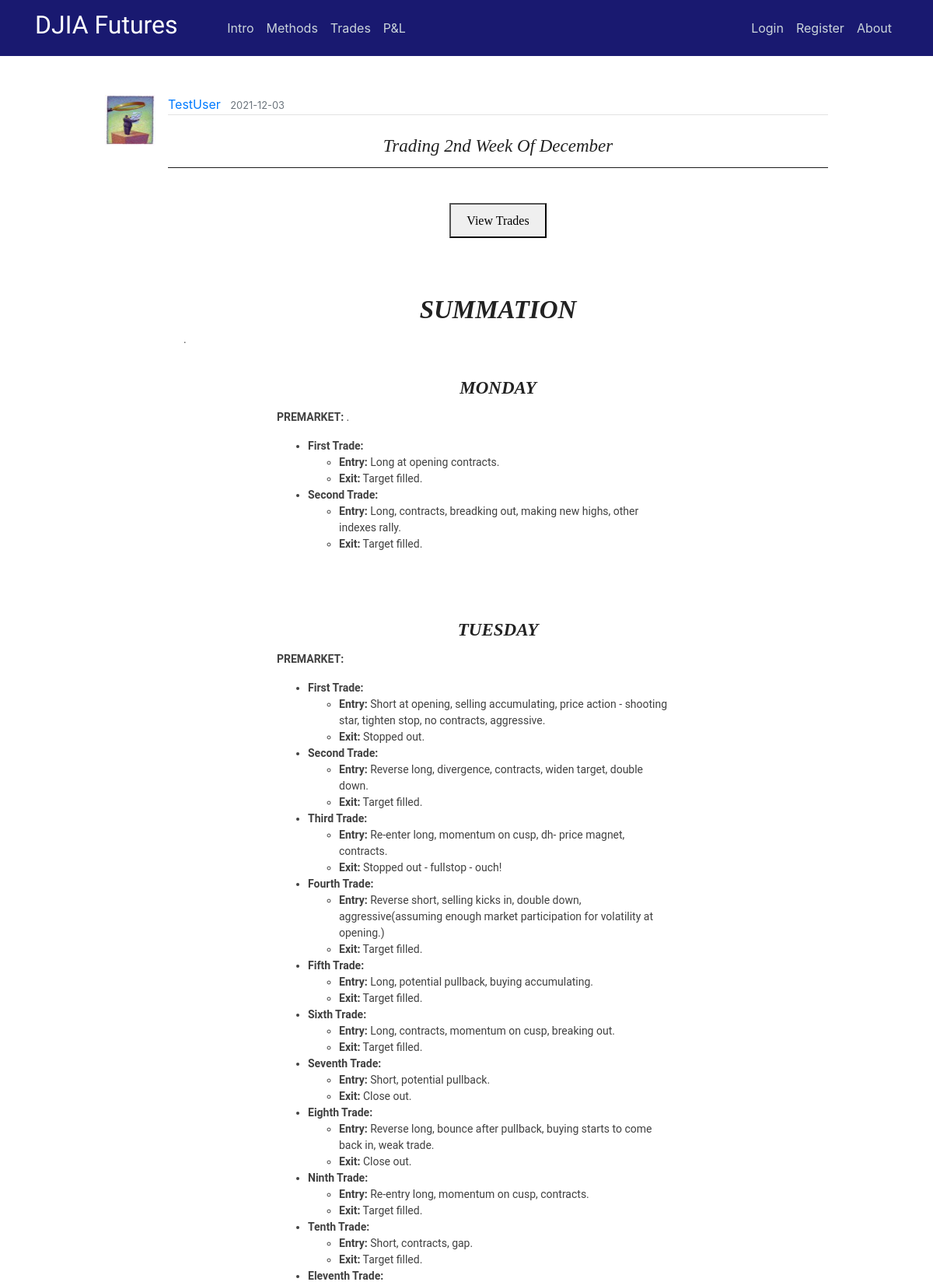
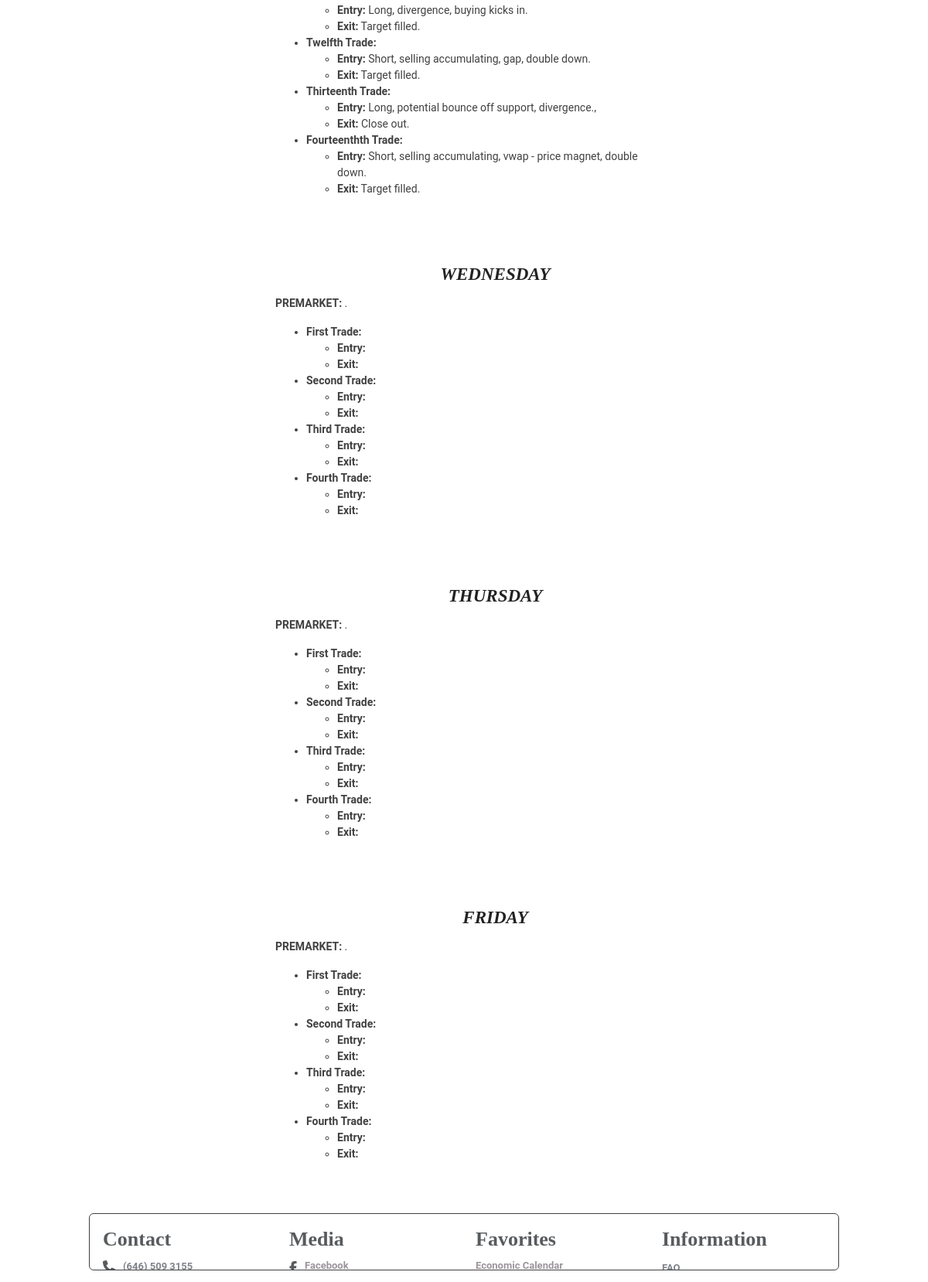
/post/136, run on the app's committed database (2 pictures, top to bottom).
### flaskblog/models.py (models this page shows, shortened)
class User(db.Model, UserMixin):
    id = db.Column(db.Integer, primary_key=True)
    username = db.Column(db.String(20), unique=True, nullable=False)
    email = db.Column(db.String(120), unique=True, nullable=False)
    image_file = db.Column(db.String(20), nullable=False, default='default.jpg')
    password = db.Column(db.String(60), nullable=False)
    posts = db.relationship('Post', backref='author', lazy=True)

class Post(db.Model):
    id = db.Column(db.Integer, primary_key=True)
    title = db.Column(db.String(100), nullable=False)
    date_posted = db.Column(db.DateTime, nullable=False, default=datetime.utcnow)
    content = db.Column(db.Text, nullable=False)
    user_id = db.Column(db.Integer, db.ForeignKey('user.id'), nullable=False)
    teaser_title = db.Column(db.Text, nullable=True)
    teaser_details = db.Column(db.Text, nullable=True)
    teaser_caption = db.Column(db.Text, nullable=True)
    teaser_img = db.Column(db.Text, nullable=True)
    teaser_content = db.Column(db.Text, nullable=True)
    teaser_wkid = db.Column(db.Text, nullable=True)

### flaskblog/posts/routes.py (the view)
@posts.route("/post/<int:post_id>")
def post(post_id):
    post = Post.query.get_or_404(post_id)
    if len(post.teaser_wkid) != 0:
        weekly = post.teaser_wkid
    else:
        weekly = ""
    return render_template('post.html', weekly=weekly, title=post.title, post=post)

### flaskblog/templates/post.html (shortened to what this page needs)
{% extends "layout.html" %}
{% block content %}
  <article class="media content-section" style="border:none;">
    <img class="article-img" src="{{ url_for('static', filename='profile_pics/' + post.author.image_file) }}">
    <div class="media-body">
      <div class="article-metadata">
        <a class="mr-2" href="{{ url_for('users.user_posts', username=post.author.username) }}">{{ post.author.username }}</a>
        <small class="text-muted">{{ post.date_posted.strftime('%Y-%m-%d') }}</small>
      </div>
      <center><br><h3 class="hero-header">{{ post.title }}</h3><hr><br></center>
      {% if weekly |length %}
      <center><button onclick="myDetach()">View Trades</button></center>
      <br>
      <br>
      {% endif %}
      {{ post.content|safe }}
  </article>
{% endblock content %}

### flaskblog/templates/layout.html (shortened to what this page needs)
<!DOCTYPE html>
<html>
    <head>
      <link rel="stylesheet" href="https://maxcdn.bootstrapcdn.com/bootstrap/4.0.0/css/bootstrap.min.css">
      <link rel="stylesheet" type="text/css" href="{{ url_for('static', filename='main.css') }}">
      <link rel="stylesheet" type="text/css" href="{{ url_for('static', filename='study.css') }}">
      <link rel="stylesheet" type="text/css" href="{{ url_for('static', filename='modal.css') }}">
    </head>
    <body class="_backdrop">
    <div class="grid">
    <header class="site-header">
          <nav class="navbar navbar-expand-md navbar-dark bg-steel fixed-top">
              <div class="container">
                <a class="navbar-brand mr-2" href="/"><h2><span style="font-family:Lobster Two">DJIA Futures &nbsp &nbsp &nbsp</span></h2></a>
                <div class="collapse navbar-collapse" id="navbarToggle">
                  <div class="navbar-nav mr-auto">
                    <a class="nav-item nav-link" href="{{ url_for('main.intro') }}">Intro</a>
                    <a class="nav-item nav-link" href="{{ url_for('main.methods') }}">Methods</a>
                    <a class="nav-item nav-link" href="{{ url_for('main.trades') }}">Trades</a>
                    <a class="nav-item nav-link" href="{{ url_for('main.pnl') }}">P&L</a>
                  </div>
                  <div class="navbar-nav">
                    {% if current_user.is_authenticated and current_user.username == "GuestUser" %}
                      <a class="nav-item nav-link" href="{{ url_for('users.login') }}">Members Login</a>
                      <a class="nav-item nav-link" href="{{ url_for('users.logout') }}">Logout</a>
                      <a class="nav-item nav-link" href="{{ url_for('main.about') }}">About</a>
                    {% else %}
                      {% if current_user.is_authenticated %}
                        <a class="nav-item nav-link" href="{{ url_for('posts.new_post') }}">New Post</a>
                        <a class="nav-item nav-link" href="{{ url_for('users.account') }}">Account</a>
                        <a class="nav-item nav-link" href="{{ url_for('users.logout') }}">Logout</a>
                        <a class="nav-item nav-link" href="{{ url_for('main.about') }}">About</a>
                      {% else %}
                        <a class="nav-item nav-link" href="{{ url_for('users.login') }}">Login</a>
                        <a class="nav-item nav-link" href="{{ url_for('users.register') }}">Register</a>
                        <a class="nav-item nav-link" href="{{ url_for('main.about') }}">About</a>
                      {% endif %}
                    {% endif %}
                  </div>
                </div>
              </div>
          </nav>
    </header>
    <main role="main" class="container-fluid site-header-border-adjust col-md-10">
      <div>
        {% block content %}{% endblock %}
      </div>
    </main>
      <div style="padding-bottom: 15px;">
      <footer class="container-fluid col-md-10" style="line-height:24px;">
          <div class="footenote-page">
            <div class="footenote-inner-div">
                <div class="container-fluid col-xs-12">
                  <div class="subgrid location">
                    <div class="row">
                      <div class="col-xs-12 custom-400-col-xs-6 col-md-3 col-xl-3">
                        <h6 class="footer-info"><b>Contact</b></h6>
                        <div class="container-fluid footer-info"><span class="glyph footer-align"><i class="fas fa-phone"></i></i></span>
                          <p class="paragraph footer-contact"><span class="contact-link">(646) 509 3155</span>
                          </p>
                        </div>
                      </div>
                      <div class="col-xs-12 custom-400-col-xs-6 col-md-3 col-xl-3">
                        <h6 class="footer-info"><b>Media</b></h6>
                          <div class="container-fluid footer-info"><span class="glyph footer-align"><i class="fab fa-facebook-f"></i></i></span>
                            <a class="link-text footer-content" href="https://www.facebook.com/">Facebook</a>
                          </div>
                      </div>
                      <div class="col-xs-12 custom-400-col-xs-6 col-md-3 col-xl-3">
                        <h6 class="footer-info"><b>Favorites</b></h6>
                          <ul class="unorder-list footer-info">
                            <li class="list-item footer-info"><a class="link-text footer-content" href="https://us.econoday.com/byweek.asp?cust=us" target="_blank">Economic Calendar</a></li>
                          </ul>
                      </div>
                      <div class="col-xs-12 custom-400-col-xs-6 col-md-3 col-xl-3">
                        <h6 class="footer-info"><b>Information</b></h6>
                          <ul class="link-list info">
                            <li class="list-item-link"><a href="#">FAQ</a>
                            </li>
                          </ul>
                      </div>
                    </div>
                  </div>
                </div>
            </div>
          </div></footer>
      </div>
    </div>
    </body>
</html>

### flaskblog/static/main.css (style rules this page uses)
body { margin-top: 5rem; }
._backdrop { top: 0px; left: 0px; right: 0px; bottom: 0px; background-image: url(img/stocks.jpg); background-size: cover; z-index: 0; }
.adjust-doc-border-intro { padding-right: 20px; padding-left: 20px; padding-top: 20px; padding-bottom: 20px; }
.footenote-page { border: 1px solid black; border-radius: 6px; padding-right: 2px; padding-left: 2px; max-height: 120px; background-color: #fff; opacity: 0.75; }
.footenote-inner-div { height: 9vh; overflow: auto; }
.doc-clear { clear: both; display: block; }
hr { margin-top: 1rem; margin-bottom: 1rem; border: 0; border-top: 1px solid rgba(0, 0, 0, 0.89); }
p.teaser-content { color: #414141; font-size: 14px; font-family: 'Roboto', Arial, 'Helvetica Neue', Helvetica, sans-serif; line-height: 1.5; }
.bg-steel { background-color: midnightblue; }
.site-header .navbar-nav .nav-link { color: #cbd5db; }
.site-header-border-adjust { margin-top: 7rem; }
.content-section { background: #ffffff; padding: 10px 20px; border: 1px solid #000000; border-radius: 9px; margin-bottom: 20px; }
.article-img { height: 65px; width: 65px; margin-right: 16px; }
.article-metadata { padding-bottom: 1px; margin-bottom: 4px; border-bottom: 1px solid #e3e3e3 }

### flaskblog/static/modal.css (style rules this page uses)
.row:after { content: ""; display: table; clear: both; }
img { margin-bottom: -4px; }

### data on the page
User: image_file (picture), author.username "TestUser"
Post: date_posted "2021-12-03", title "Trading 2nd Week Of December", content "SUMMATION . MONDAY PREMARKET: . First Trade: Entry: Long at opening contracts. Exit: Target filled. Second Trade: Entry: Long, contracts, breadking out, making new highs, other indexes rally. Exit: Target filled. TUESDAY PREMARKET: First Trade: Entry: Short at opening, selling accumulating, price action - shooting star, tighten stop, no contracts, aggressive. Exit: Stopped out. Second Trade: Entry: Reverse long, divergence, contracts, widen target, double down. Exit: Target filled. Third Trade: Entry: Re-enter long, momentum on cusp, dh- price magnet, contracts. Exit: Stopped out - fullstop - ouch! Fourth Trade: Entry: Reverse short, selling kicks in, double down, aggressive(assuming enough…"
